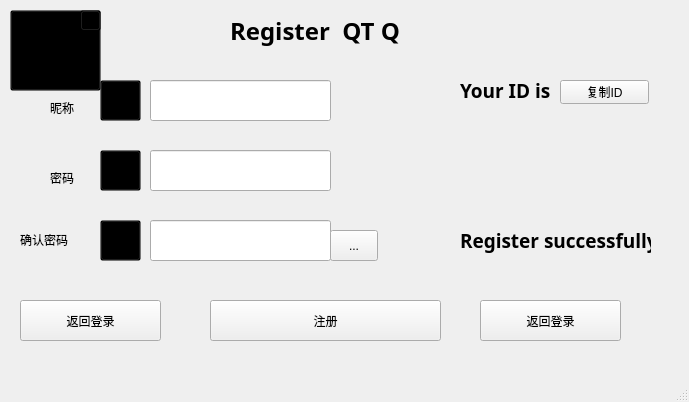
<?xml version="1.0" encoding="UTF-8"?>
<ui version="4.0">
 <class>Register</class>
 <widget class="QMainWindow" name="Register">
  <property name="geometry">
   <rect>
    <x>0</x>
    <y>0</y>
    <width>689</width>
    <height>402</height>
   </rect>
  </property>
  <property name="windowTitle">
   <string>MainWindow</string>
  </property>
  <property name="windowIcon">
   <iconset resource="res.qrc">
    <normaloff>:/title.png</normaloff>:/title.png</iconset>
  </property>
  <widget class="QWidget" name="centralwidget">
   <widget class="QLabel" name="label">
    <property name="geometry">
     <rect>
      <x>230</x>
      <y>10</y>
      <width>171</width>
      <height>41</height>
     </rect>
    </property>
    <property name="font">
     <font>
      <family>Agency FB</family>
      <pointsize>18</pointsize>
      <weight>75</weight>
      <bold>true</bold>
     </font>
    </property>
    <property name="text">
     <string>Register  QT QQ</string>
    </property>
   </widget>
   <widget class="QLineEdit" name="name">
    <property name="geometry">
     <rect>
      <x>150</x>
      <y>80</y>
      <width>181</width>
      <height>41</height>
     </rect>
    </property>
   </widget>
   <widget class="QPushButton" name="pushButton_4">
    <property name="geometry">
     <rect>
      <x>100</x>
      <y>150</y>
      <width>41</width>
      <height>41</height>
     </rect>
    </property>
    <property name="styleSheet">
     <string notr="true">background-color: rgba(0, 0, 0, 0)</string>
    </property>
    <property name="text">
     <string/>
    </property>
    <property name="icon">
     <iconset resource="res.qrc">
      <normaloff>:/PSW.png</normaloff>:/PSW.png</iconset>
    </property>
   </widget>
   <widget class="QLineEdit" name="password2">
    <property name="geometry">
     <rect>
      <x>150</x>
      <y>220</y>
      <width>181</width>
      <height>41</height>
     </rect>
    </property>
    <property name="echoMode">
     <enum>QLineEdit::Password</enum>
    </property>
   </widget>
   <widget class="QPushButton" name="register_2">
    <property name="geometry">
     <rect>
      <x>210</x>
      <y>300</y>
      <width>231</width>
      <height>41</height>
     </rect>
    </property>
    <property name="text">
     <string>注册</string>
    </property>
   </widget>
   <widget class="QPushButton" name="pushButton_5">
    <property name="geometry">
     <rect>
      <x>100</x>
      <y>220</y>
      <width>41</width>
      <height>41</height>
     </rect>
    </property>
    <property name="styleSheet">
     <string notr="true">background-color: rgba(0, 0, 0, 0)</string>
    </property>
    <property name="text">
     <string/>
    </property>
    <property name="icon">
     <iconset resource="res.qrc">
      <normaloff>:/PSW.png</normaloff>:/PSW.png</iconset>
    </property>
   </widget>
   <widget class="QLineEdit" name="password1">
    <property name="geometry">
     <rect>
      <x>150</x>
      <y>150</y>
      <width>181</width>
      <height>41</height>
     </rect>
    </property>
    <property name="echoMode">
     <enum>QLineEdit::Password</enum>
    </property>
   </widget>
   <widget class="QPushButton" name="pushButton_8">
    <property name="geometry">
     <rect>
      <x>10</x>
      <y>10</y>
      <width>91</width>
      <height>81</height>
     </rect>
    </property>
    <property name="styleSheet">
     <string notr="true">background-color: rgba(0, 0, 0, 0)</string>
    </property>
    <property name="text">
     <string/>
    </property>
    <property name="icon">
     <iconset resource="res.qrc">
      <normaloff>:/QQ.png</normaloff>:/QQ.png</iconset>
    </property>
    <property name="iconSize">
     <size>
      <width>80</width>
      <height>80</height>
     </size>
    </property>
   </widget>
   <widget class="QPushButton" name="pushButton_6">
    <property name="geometry">
     <rect>
      <x>100</x>
      <y>80</y>
      <width>41</width>
      <height>41</height>
     </rect>
    </property>
    <property name="styleSheet">
     <string notr="true">background-color: rgba(0, 0, 0, 0)</string>
    </property>
    <property name="text">
     <string/>
    </property>
    <property name="icon">
     <iconset resource="res.qrc">
      <normaloff>:/QQ1.png</normaloff>:/QQ1.png</iconset>
    </property>
   </widget>
   <widget class="QPushButton" name="pushButton_7">
    <property name="geometry">
     <rect>
      <x>480</x>
      <y>300</y>
      <width>141</width>
      <height>41</height>
     </rect>
    </property>
    <property name="text">
     <string>返回登录</string>
    </property>
   </widget>
   <widget class="QLabel" name="label_2">
    <property name="geometry">
     <rect>
      <x>330</x>
      <y>90</y>
      <width>111</width>
      <height>21</height>
     </rect>
    </property>
    <property name="text">
     <string/>
    </property>
   </widget>
   <widget class="QLabel" name="label_3">
    <property name="geometry">
     <rect>
      <x>330</x>
      <y>160</y>
      <width>161</width>
      <height>21</height>
     </rect>
    </property>
    <property name="text">
     <string/>
    </property>
   </widget>
   <widget class="QLabel" name="label_4">
    <property name="geometry">
     <rect>
      <x>390</x>
      <y>230</y>
      <width>111</width>
      <height>21</height>
     </rect>
    </property>
    <property name="text">
     <string/>
    </property>
   </widget>
   <widget class="QToolButton" name="toolButton">
    <property name="geometry">
     <rect>
      <x>330</x>
      <y>230</y>
      <width>48</width>
      <height>31</height>
     </rect>
    </property>
    <property name="text">
     <string>...</string>
    </property>
    <property name="icon">
     <iconset resource="res.qrc">
      <normaloff>:/eye.png</normaloff>:/eye.png</iconset>
    </property>
   </widget>
   <widget class="QLabel" name="userid">
    <property name="geometry">
     <rect>
      <x>460</x>
      <y>140</y>
      <width>171</width>
      <height>41</height>
     </rect>
    </property>
    <property name="font">
     <font>
      <family>Agency FB</family>
      <pointsize>16</pointsize>
      <weight>75</weight>
      <bold>true</bold>
     </font>
    </property>
    <property name="text">
     <string/>
    </property>
   </widget>
   <widget class="QLabel" name="info">
    <property name="geometry">
     <rect>
      <x>460</x>
      <y>220</y>
      <width>191</width>
      <height>41</height>
     </rect>
    </property>
    <property name="font">
     <font>
      <family>Agency FB</family>
      <pointsize>14</pointsize>
      <weight>75</weight>
      <bold>true</bold>
     </font>
    </property>
    <property name="text">
     <string>Register successfully!</string>
    </property>
   </widget>
   <widget class="QLabel" name="info_2">
    <property name="geometry">
     <rect>
      <x>460</x>
      <y>70</y>
      <width>91</width>
      <height>41</height>
     </rect>
    </property>
    <property name="font">
     <font>
      <family>Agency FB</family>
      <pointsize>14</pointsize>
      <weight>75</weight>
      <bold>true</bold>
     </font>
    </property>
    <property name="text">
     <string>Your ID is</string>
    </property>
   </widget>
   <widget class="QLabel" name="label_5">
    <property name="geometry">
     <rect>
      <x>50</x>
      <y>100</y>
      <width>41</width>
      <height>16</height>
     </rect>
    </property>
    <property name="text">
     <string>昵称</string>
    </property>
   </widget>
   <widget class="QLabel" name="label_6">
    <property name="geometry">
     <rect>
      <x>50</x>
      <y>170</y>
      <width>41</width>
      <height>16</height>
     </rect>
    </property>
    <property name="text">
     <string>密码</string>
    </property>
   </widget>
   <widget class="QLabel" name="label_7">
    <property name="geometry">
     <rect>
      <x>20</x>
      <y>230</y>
      <width>71</width>
      <height>20</height>
     </rect>
    </property>
    <property name="text">
     <string>确认密码</string>
    </property>
   </widget>
   <widget class="QPushButton" name="connectServer">
    <property name="geometry">
     <rect>
      <x>80</x>
      <y>10</y>
      <width>21</width>
      <height>21</height>
     </rect>
    </property>
    <property name="styleSheet">
     <string notr="true">background-color: rgba(0, 0, 0, 0)</string>
    </property>
    <property name="text">
     <string/>
    </property>
   </widget>
   <widget class="QLabel" name="info_3">
    <property name="geometry">
     <rect>
      <x>430</x>
      <y>20</y>
      <width>201</width>
      <height>16</height>
     </rect>
    </property>
    <property name="text">
     <string/>
    </property>
   </widget>
   <widget class="QPushButton" name="pushButton_9">
    <property name="geometry">
     <rect>
      <x>20</x>
      <y>300</y>
      <width>141</width>
      <height>41</height>
     </rect>
    </property>
    <property name="text">
     <string>返回登录</string>
    </property>
   </widget>
   <widget class="QPushButton" name="copy">
    <property name="geometry">
     <rect>
      <x>560</x>
      <y>80</y>
      <width>89</width>
      <height>24</height>
     </rect>
    </property>
    <property name="text">
     <string>复制ID</string>
    </property>
   </widget>
  </widget>
  <widget class="QMenuBar" name="menubar">
   <property name="geometry">
    <rect>
     <x>0</x>
     <y>0</y>
     <width>689</width>
     <height>25</height>
    </rect>
   </property>
  </widget>
  <widget class="QStatusBar" name="statusbar"/>
 </widget>
 <resources>
  <include location="res.qrc"/>
 </resources>
 <connections/>
</ui>
